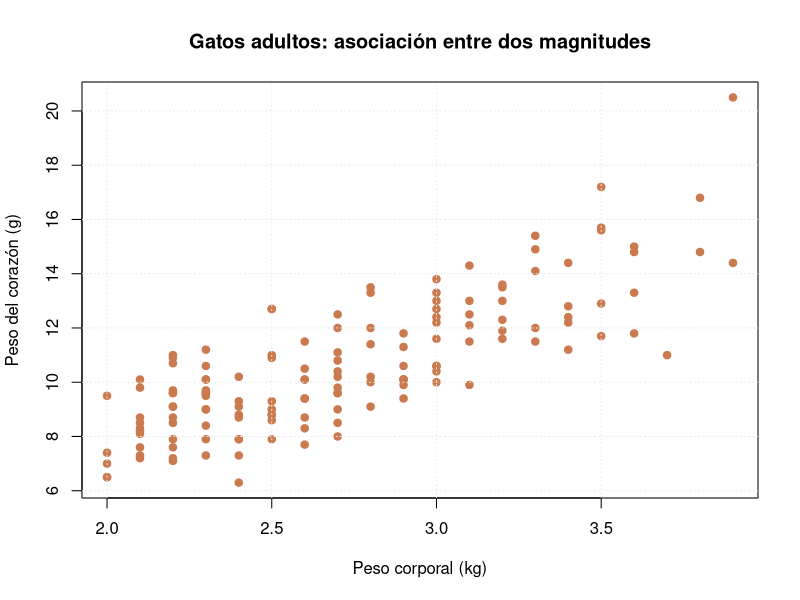
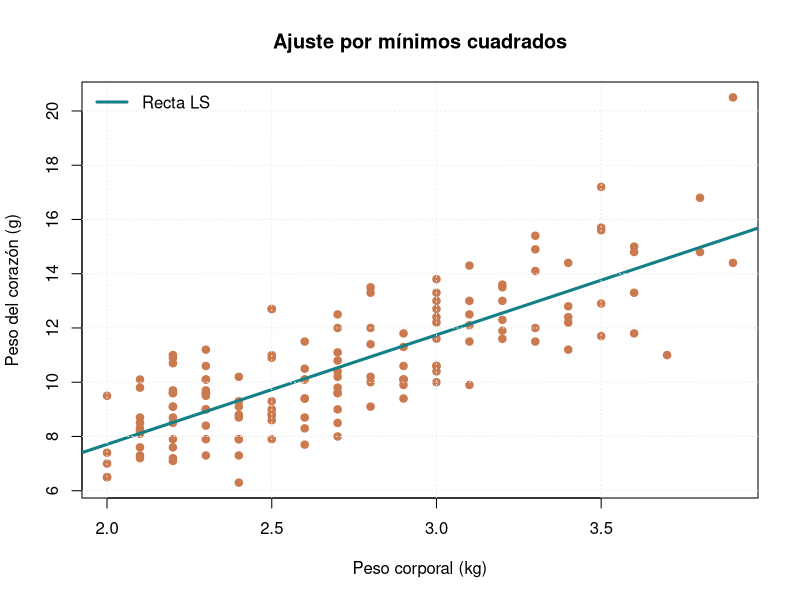
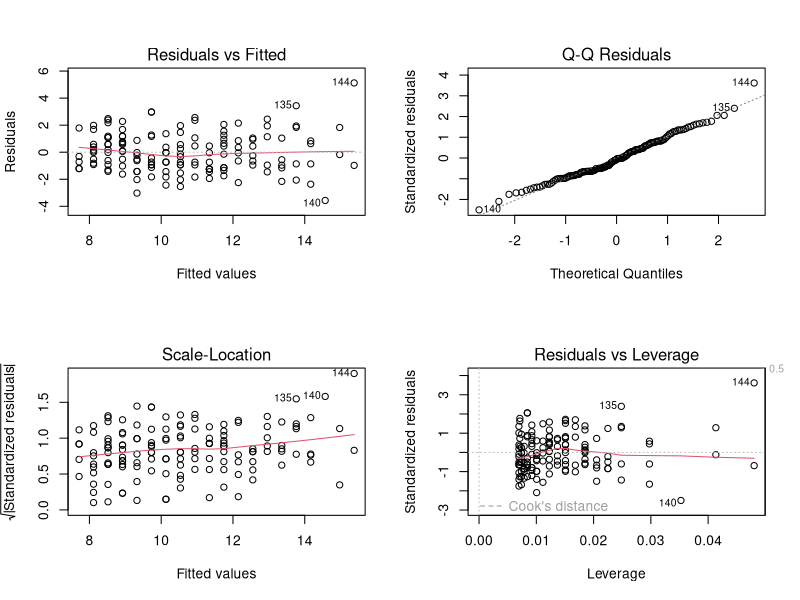
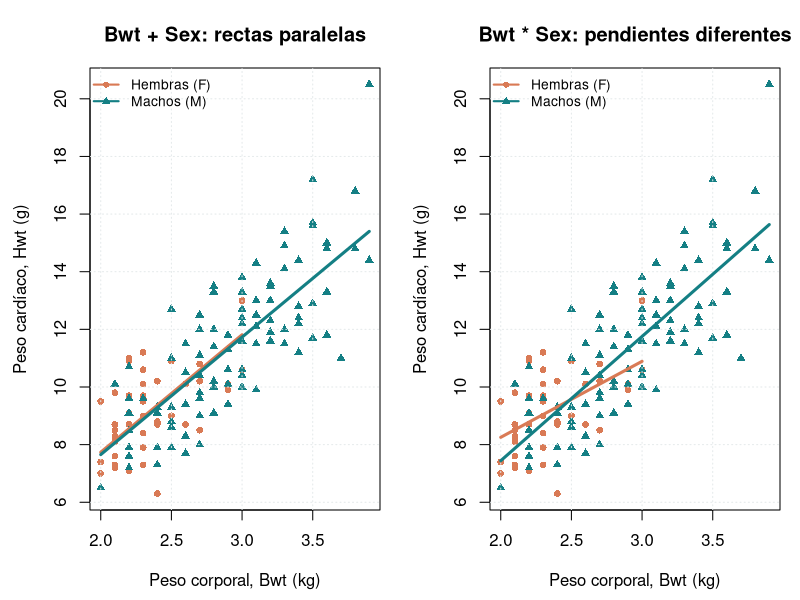
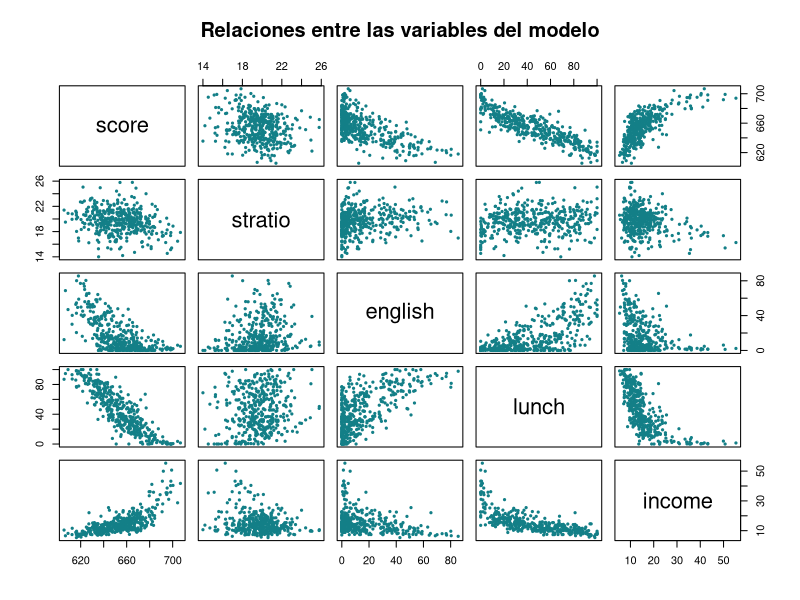
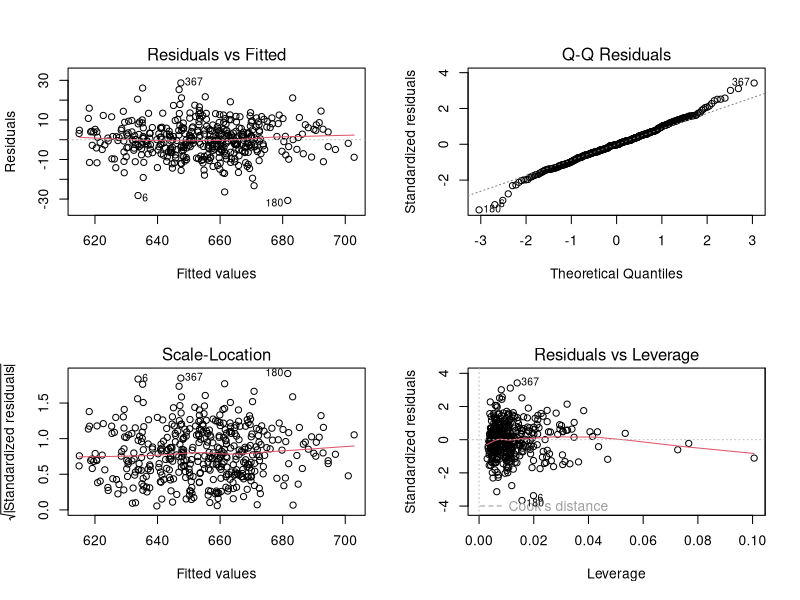

Recreate these plots in R, in order.
## ---- chunk 1
knitr::opts_chunk$set(echo = TRUE, message = FALSE, warning = FALSE,
                      fig.width = 8, fig.height = 5, fig.align = "center")
options(digits = 4, width = 90,
        contrasts = c("contr.treatment", "contr.poly"))
set.seed(2026)
fmt <- function(x, decimales = 3) {
  formatC(as.numeric(x), format = "f", digits = decimales)
}
fmt_p <- function(x) format.pval(x, digits = 3, eps = 1e-12)
## ---- chunk 2
obligatorios <- c("MASS", "AER", "knitr", "rmarkdown")
faltantes <- obligatorios[!vapply(obligatorios, requireNamespace,
                                  quietly = TRUE, FUN.VALUE = logical(1))]
if (length(faltantes)) {
  stop("Instale una sola vez en la consola de R: install.packages(c(",
       paste(sprintf("'%s'", faltantes), collapse = ", "), "))")
}
## ---- chunk 3
data("cats", package = "MASS")
str(cats)
summary(cats)
colSums(is.na(cats))
nrow(cats)
## ---- chunk 4
plot(Hwt ~ Bwt, data = cats, pch = 19, col = "#CB7A4F",
     xlab = "Peso corporal (kg)", ylab = "Peso del corazón (g)",
     main = "Gatos adultos: asociación entre dos magnitudes")
grid(col = "#E7EBE9")
## ---- chunk 5
m_simple <- lm(Hwt ~ Bwt, data = cats)
summary(m_simple)
coef(m_simple)
confint(m_simple)
anova(m_simple)
## ---- chunk 6
plot(Hwt ~ Bwt, data = cats, pch = 19, col = "#CB7A4F",
     xlab = "Peso corporal (kg)", ylab = "Peso del corazón (g)",
     main = "Ajuste por mínimos cuadrados")
abline(m_simple, col = "#137F87", lwd = 3)
grid(col = "#E7EBE9")
legend("topleft", "Recta LS", col = "#137F87", lwd = 3, bty = "n")
## ---- chunk 7
X_simple <- model.matrix(m_simple)
y_simple <- cats$Hwt
b_normales <- solve(crossprod(X_simple), crossprod(X_simple, y_simple))
comparacion <- cbind(ecuaciones_normales = as.vector(b_normales),
                     lm = unname(coef(m_simple)))
rownames(comparacion) <- colnames(X_simple)
comparacion
crossprod(X_simple, resid(m_simple))
## ---- chunk 8
c(R2 = summary(m_simple)$r.squared,
  R2_ajustado = summary(m_simple)$adj.r.squared,
  error_residual = sigma(m_simple),
  SSE = sum(resid(m_simple)^2),
  grados_libertad = df.residual(m_simple))
## ---- chunk 9
par(mfrow = c(2, 2))
plot(m_simple)
par(mfrow = c(1, 1))
## ---- chunk 10
influencia_gatos <- sort(cooks.distance(m_simple), decreasing = TRUE)
head(influencia_gatos, 5)
## ---- chunk 11
umbral_cook <- 4 / nobs(m_simple)
marcados_cook <- which(cooks.distance(m_simple) > umbral_cook)
data.frame(
  medida = c("Umbral orientativo 4/n", "Número de casos que lo superan",
             "Máxima distancia de Cook"),
  valor = c(umbral_cook, length(marcados_cook),
            max(cooks.distance(m_simple)))
)
## ---- chunk 12
nuevo_gato <- data.frame(Bwt = 3.2)
ic_gato <- predict(m_simple, newdata = nuevo_gato,
                   interval = "confidence", level = 0.95)
ip_gato <- predict(m_simple, newdata = nuevo_gato,
                   interval = "prediction", level = 0.95)
rbind(IC_media = ic_gato[1, ], IP_individual = ip_gato[1, ])
## ---- chunk 13
class(cats$Sex)
levels(cats$Sex)
table(cats$Sex)
contrasts(cats$Sex)
head(model.matrix(~ Bwt + Sex, data = cats), 8)
tapply(cats$Bwt, cats$Sex, range)
## ---- chunk 14
m_con_sexo <- lm(Hwt ~ Bwt + Sex, data = cats)
m_interaccion <- lm(Hwt ~ Bwt * Sex, data = cats)

summary(m_con_sexo)
summary(m_interaccion)
head(model.matrix(m_interaccion), 8)
comparacion_gatos <- anova(m_simple, m_con_sexo, m_interaccion)
comparacion_gatos

tabla_gatos <- data.frame(
  modelo = c("Solo Bwt", "Bwt + Sex", "Bwt * Sex"),
  R2 = vapply(list(m_simple, m_con_sexo, m_interaccion),
               function(m) summary(m)$r.squared, numeric(1)),
  R2_ajustado = vapply(list(m_simple, m_con_sexo, m_interaccion),
                        function(m) summary(m)$adj.r.squared, numeric(1)),
  AIC = AIC(m_simple, m_con_sexo, m_interaccion)$AIC
)
tabla_gatos
## ---- chunk 15
colores_sexo <- c(F = "#d97a55", M = "#147f84")
simbolos_sexo <- c(F = 16, M = 17)
op <- par(mfrow = c(1, 2), mar = c(4.5, 4.5, 3.4, 1))
for (modelo in c("aditivo", "interaccion")) {
  m_actual <- if (modelo == "aditivo") m_con_sexo else m_interaccion
  plot(cats$Bwt, cats$Hwt, col = colores_sexo[as.character(cats$Sex)],
       pch = simbolos_sexo[as.character(cats$Sex)], cex = 0.9,
       xlab = "Peso corporal, Bwt (kg)", ylab = "Peso cardíaco, Hwt (g)",
       main = if (modelo == "aditivo") "Bwt + Sex: rectas paralelas"
              else "Bwt * Sex: pendientes diferentes")
  grid(col = "#e4e9ea")
  for (nivel in levels(cats$Sex)) {
    rango <- range(cats$Bwt[cats$Sex == nivel])
    xs <- seq(rango[1], rango[2], length.out = 100)
    nuevo <- data.frame(Bwt = xs,
                        Sex = factor(rep(nivel, length(xs)),
                                     levels = levels(cats$Sex)))
    lines(xs, predict(m_actual, newdata = nuevo),
          col = colores_sexo[nivel], lwd = 3)
  }
  legend("topleft", legend = c("Hembras (F)", "Machos (M)"),
         col = colores_sexo, pch = simbolos_sexo,
         lty = 1, lwd = 2, bty = "n", cex = 0.83)
}
par(op)
## ---- chunk 16
gatos_32 <- data.frame(
  Bwt = c(3.2, 3.2),
  Sex = factor(c("F", "M"), levels = levels(cats$Sex))
)
tabla_32 <- data.frame(
  sexo = gatos_32$Sex,
  Bwt_kg = gatos_32$Bwt,
  modelo_aditivo_g = as.vector(predict(m_con_sexo, newdata = gatos_32)),
  modelo_interaccion_g = as.vector(predict(m_interaccion, newdata = gatos_32))
)
tabla_32

# Verificación: predicción macho - predicción hembra en cada modelo.
dif_aditiva <- diff(tabla_32$modelo_aditivo_g)
dif_interaccion <- diff(tabla_32$modelo_interaccion_g)
c(diferencia_aditiva_g = dif_aditiva,
  diferencia_interaccion_g = dif_interaccion)
## ---- chunk 17
cats$Bwt_c <- cats$Bwt - 3.2
m_interaccion_c <- lm(Hwt ~ Bwt_c * Sex, data = cats)
coef(m_interaccion_c)

stopifnot(isTRUE(all.equal(
  unname(coef(m_interaccion_c)[["SexM"]]),
  unname(dif_interaccion))))
stopifnot(isTRUE(all.equal(
  unname(fitted(m_interaccion_c)),
  unname(fitted(m_interaccion)))))
## ---- chunk 18
cats_refM <- cats
cats_refM$Sex <- relevel(cats_refM$Sex, ref = "M")
m_refM <- lm(Hwt ~ Bwt + Sex, data = cats_refM)
coef(m_con_sexo)
coef(m_refM)
stopifnot(isTRUE(all.equal(unname(fitted(m_refM)),
                           unname(fitted(m_con_sexo)))))
## ---- chunk 19
data("CASchools", package = "AER")
escuelas <- CASchools
escuelas$score <- with(escuelas, (math + read)/2)
escuelas$stratio <- with(escuelas, students/teachers)
variables <- c("score", "stratio", "english", "lunch", "income")
escuelas <- na.omit(escuelas[variables])
dim(escuelas)
summary(escuelas)
colSums(is.na(escuelas))
## ---- chunk 20
pairs(escuelas, pch = 19, cex = 0.45, col = "#137F87",
      main = "Relaciones entre las variables del modelo")
## ---- chunk 21
cor_score <- cor(escuelas[, variables])["score", setdiff(variables, "score")]
sort(cor_score)
## ---- chunk 22
m_escolar_simple <- lm(score ~ stratio, data = escuelas)
m_escolar_multiple <- lm(score ~ stratio + english + lunch + income,
                        data = escuelas)
summary(m_escolar_simple)
summary(m_escolar_multiple)
confint(m_escolar_multiple)
## ---- chunk 23
anova(m_escolar_simple, m_escolar_multiple)
r2 <- c(simple = summary(m_escolar_simple)$r.squared,
        multiple = summary(m_escolar_multiple)$r.squared)
r2_aj <- c(simple = summary(m_escolar_simple)$adj.r.squared,
           multiple = summary(m_escolar_multiple)$adj.r.squared)
rbind(R2 = r2, R2_ajustado = r2_aj)
## ---- chunk 24
par(mfrow = c(2, 2))
plot(m_escolar_multiple)
par(mfrow = c(1, 1))
sort(cooks.distance(m_escolar_multiple), decreasing = TRUE)[1:5]
## ---- chunk 25
umbral_cook_esc <- 4 / nobs(m_escolar_multiple)
marcados_esc <- which(cooks.distance(m_escolar_multiple) > umbral_cook_esc)
c(umbral_Cook = umbral_cook_esc,
  casos_marcados = length(marcados_esc),
  Cook_maximo = max(cooks.distance(m_escolar_multiple)))
## ---- chunk 26
if (requireNamespace("car", quietly = TRUE)) {
  print(car::vif(m_escolar_multiple))
} else cat("Opcional: instale 'car' para calcular VIF.\n")

if (requireNamespace("lmtest", quietly = TRUE)) {
  print(lmtest::bptest(m_escolar_multiple))
} else cat("Opcional: instale 'lmtest' para Breusch-Pagan.\n")

if (requireNamespace("lmtest", quietly = TRUE) &&
    requireNamespace("sandwich", quietly = TRUE)) {
  print(lmtest::coeftest(m_escolar_multiple,
                        vcov. = sandwich::vcovHC(m_escolar_multiple,
                                                 type = "HC3")))
} else cat("Opcional: instale 'lmtest' y 'sandwich' para errores HC3.\n")
## ---- chunk 27
set.seed(2026)
indices <- sample.int(nrow(escuelas), size = floor(0.80 * nrow(escuelas)))
entrenamiento <- escuelas[indices, ]
prueba <- escuelas[-indices, ]

m_train_simple <- lm(score ~ stratio, data = entrenamiento)
m_train_multiple <- lm(score ~ stratio + english + lunch + income,
                       data = entrenamiento)

y_prueba <- prueba$score
pred_simple <- predict(m_train_simple, newdata = prueba)
pred_multiple <- predict(m_train_multiple, newdata = prueba)

indicadores <- data.frame(
  modelo = c("Referencia: promedio", "Recta simple", "Regresión múltiple"),
  RMSE = c(sqrt(mean((y_prueba - mean(entrenamiento$score))^2)),
           sqrt(mean((y_prueba - pred_simple)^2)),
           sqrt(mean((y_prueba - pred_multiple)^2))),
  MAE = c(mean(abs(y_prueba - mean(entrenamiento$score))),
          mean(abs(y_prueba - pred_simple)),
          mean(abs(y_prueba - pred_multiple)))
)
indicadores
## ---- chunk 28
pronostico_escuela <- predict(
  m_escolar_multiple, newdata = escuelas[1, , drop = FALSE],
  interval = "prediction", level = 0.95)
pronostico_escuela
## ---- chunk 29
sessionInfo()
